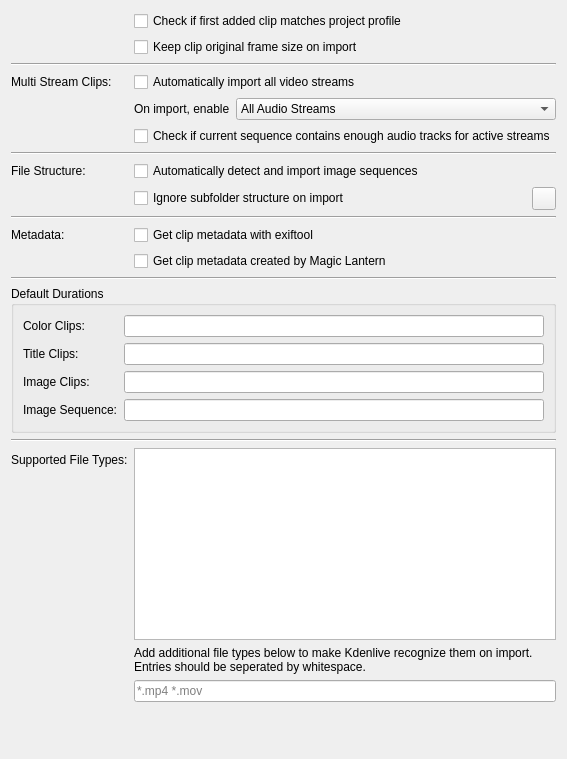
<?xml version="1.0" encoding="UTF-8"?>
<ui version="4.0">
 <author>
SPDX-FileCopyrightText: none
SPDX-License-Identifier: GPL-3.0-only OR LicenseRef-KDE-Accepted-GPL
 </author>
 <class>ConfigImport_UI</class>
 <widget class="QWidget" name="ConfigImport_UI">
  <layout class="QFormLayout" name="formLayout">
   <item row="0" column="1">
    <widget class="QCheckBox" name="kcfg_checkfirstprojectclip">
     <property name="text">
      <string>Check if first added clip matches project profile</string>
     </property>
    </widget>
   </item>
   <item row="2" column="1">
    <widget class="QCheckBox" name="kcfg_keep_original_frame_size">
     <property name="text">
      <string>Keep clip original frame size on import</string>
     </property>
    </widget>
   </item>
   <item row="3" column="0" colspan="2">
    <widget class="Line" name="line_4">
     <property name="orientation">
      <enum>Qt::Orientation::Horizontal</enum>
     </property>
    </widget>
   </item>
   <item row="5" column="0">
    <widget class="QLabel" name="label_10">
     <property name="text">
      <string>Multi Stream Clips:</string>
     </property>
    </widget>
   </item>
   <item row="5" column="1">
    <widget class="QCheckBox" name="kcfg_automultistreams">
     <property name="text">
      <string>Automatically import all video streams</string>
     </property>
    </widget>
   </item>
   <item row="7" column="1">
    <layout class="QHBoxLayout" name="horizontalLayout_2">
     <item>
      <widget class="QLabel" name="label_6">
       <property name="text">
        <string>On import, enable</string>
       </property>
      </widget>
     </item>
     <item>
      <widget class="QComboBox" name="kcfg_multistream">
       <property name="sizePolicy">
        <sizepolicy hsizetype="MinimumExpanding" vsizetype="Fixed">
         <horstretch>0</horstretch>
         <verstretch>0</verstretch>
        </sizepolicy>
       </property>
       <item>
        <property name="text">
         <string>All Audio Streams</string>
        </property>
       </item>
       <item>
        <property name="text">
         <string>First Audio Stream</string>
        </property>
       </item>
       <item>
        <property name="text">
         <string>First 2 Audio Streams</string>
        </property>
       </item>
      </widget>
     </item>
    </layout>
   </item>
   <item row="8" column="1">
    <widget class="QCheckBox" name="kcfg_multistream_checktrack">
     <property name="text">
      <string>Check if current sequence contains enough audio tracks for active streams</string>
     </property>
    </widget>
   </item>
   <item row="11" column="0" colspan="2">
    <widget class="Line" name="line">
     <property name="orientation">
      <enum>Qt::Orientation::Horizontal</enum>
     </property>
    </widget>
   </item>
   <item row="13" column="0">
    <widget class="QLabel" name="label_11">
     <property name="text">
      <string>File Structure:</string>
     </property>
    </widget>
   </item>
   <item row="13" column="1">
    <widget class="QCheckBox" name="kcfg_autoimagesequence">
     <property name="text">
      <string>Automatically detect and import image sequences</string>
     </property>
    </widget>
   </item>
   <item row="15" column="1">
    <layout class="QHBoxLayout" name="horizontalLayout">
     <item>
      <widget class="QCheckBox" name="kcfg_ignoresubdirstructure">
       <property name="text">
        <string>Ignore subfolder structure on import</string>
       </property>
      </widget>
     </item>
     <item>
      <widget class="KContextualHelpButton" name="kcontextualhelpbutton">
       <property name="contextualHelpText">
        <string>This will import all files into a toplevel folder</string>
       </property>
      </widget>
     </item>
    </layout>
   </item>
   <item row="16" column="0" colspan="2">
    <widget class="Line" name="line_2">
     <property name="minimumSize">
      <size>
       <width>0</width>
       <height>0</height>
      </size>
     </property>
     <property name="orientation">
      <enum>Qt::Orientation::Horizontal</enum>
     </property>
    </widget>
   </item>
   <item row="18" column="0">
    <widget class="QLabel" name="label_4">
     <property name="text">
      <string>Metadata:</string>
     </property>
    </widget>
   </item>
   <item row="18" column="1">
    <widget class="QCheckBox" name="kcfg_use_exiftool">
     <property name="text">
      <string>Get clip metadata with exiftool</string>
     </property>
    </widget>
   </item>
   <item row="20" column="1">
    <widget class="QCheckBox" name="kcfg_use_magicLantern">
     <property name="text">
      <string>Get clip metadata created by Magic Lantern</string>
     </property>
    </widget>
   </item>
   <item row="21" column="0" colspan="2">
    <widget class="Line" name="line_3">
     <property name="orientation">
      <enum>Qt::Orientation::Horizontal</enum>
     </property>
    </widget>
   </item>
   <item row="22" column="0" colspan="2">
    <widget class="QGroupBox" name="groupBox">
     <property name="title">
      <string>Default Durations</string>
     </property>
     <layout class="QFormLayout" name="formLayout_3">
      <item row="0" column="0">
       <widget class="QLabel" name="label">
        <property name="text">
         <string>Color Clips:</string>
        </property>
       </widget>
      </item>
      <item row="0" column="1">
       <widget class="QLineEdit" name="kcfg_color_duration"/>
      </item>
      <item row="1" column="0">
       <widget class="QLabel" name="label_8">
        <property name="text">
         <string>Title Clips:</string>
        </property>
       </widget>
      </item>
      <item row="1" column="1">
       <widget class="QLineEdit" name="kcfg_title_duration"/>
      </item>
      <item row="2" column="0">
       <widget class="QLabel" name="label_2">
        <property name="text">
         <string>Image Clips:</string>
        </property>
       </widget>
      </item>
      <item row="2" column="1">
       <widget class="QLineEdit" name="kcfg_image_duration"/>
      </item>
      <item row="3" column="0">
       <widget class="QLabel" name="label_3">
        <property name="text">
         <string>Image Sequence:</string>
        </property>
       </widget>
      </item>
      <item row="3" column="1">
       <widget class="QLineEdit" name="kcfg_sequence_duration"/>
      </item>
     </layout>
    </widget>
   </item>
   <item row="23" column="0" colspan="2">
    <widget class="Line" name="line_5">
     <property name="minimumSize">
      <size>
       <width>100</width>
       <height>0</height>
      </size>
     </property>
     <property name="orientation">
      <enum>Qt::Orientation::Horizontal</enum>
     </property>
    </widget>
   </item>
   <item row="24" column="0">
    <widget class="QLabel" name="label_7">
     <property name="text">
      <string>Supported File Types:</string>
     </property>
    </widget>
   </item>
   <item row="24" column="1">
    <widget class="QPlainTextEdit" name="supportedmimes">
     <property name="sizePolicy">
      <sizepolicy hsizetype="Expanding" vsizetype="Expanding">
       <horstretch>0</horstretch>
       <verstretch>0</verstretch>
      </sizepolicy>
     </property>
     <property name="readOnly">
      <bool>true</bool>
     </property>
    </widget>
   </item>
   <item row="25" column="0">
    <widget class="QLabel" name="label_5">
     <property name="text">
      <string/>
     </property>
    </widget>
   </item>
   <item row="25" column="1">
    <widget class="QLabel" name="label_9">
     <property name="sizePolicy">
      <sizepolicy hsizetype="MinimumExpanding" vsizetype="MinimumExpanding">
       <horstretch>0</horstretch>
       <verstretch>0</verstretch>
      </sizepolicy>
     </property>
     <property name="text">
      <string>Add additional file types below to make Kdenlive recognize them on import. Entries should be seperated by whitespace.</string>
     </property>
     <property name="wordWrap">
      <bool>true</bool>
     </property>
    </widget>
   </item>
   <item row="26" column="1">
    <widget class="QLineEdit" name="kcfg_addedExtensions">
     <property name="placeholderText">
      <string notr="true">*.mp4 *.mov</string>
     </property>
    </widget>
   </item>
   <item row="27" column="1">
    <spacer name="verticalSpacer">
     <property name="orientation">
      <enum>Qt::Orientation::Vertical</enum>
     </property>
     <property name="sizeHint" stdset="0">
      <size>
       <width>20</width>
       <height>40</height>
      </size>
     </property>
    </spacer>
   </item>
  </layout>
 </widget>
 <customwidgets>
  <customwidget>
   <class>KContextualHelpButton</class>
   <extends>QToolButton</extends>
   <header>kcontextualhelpbutton.h</header>
  </customwidget>
 </customwidgets>
 <tabstops>
  <tabstop>kcfg_checkfirstprojectclip</tabstop>
  <tabstop>kcfg_keep_original_frame_size</tabstop>
  <tabstop>kcfg_autoimagesequence</tabstop>
  <tabstop>kcfg_use_exiftool</tabstop>
  <tabstop>kcfg_use_magicLantern</tabstop>
  <tabstop>kcfg_ignoresubdirstructure</tabstop>
  <tabstop>kcontextualhelpbutton</tabstop>
 </tabstops>
 <resources/>
 <connections/>
</ui>
